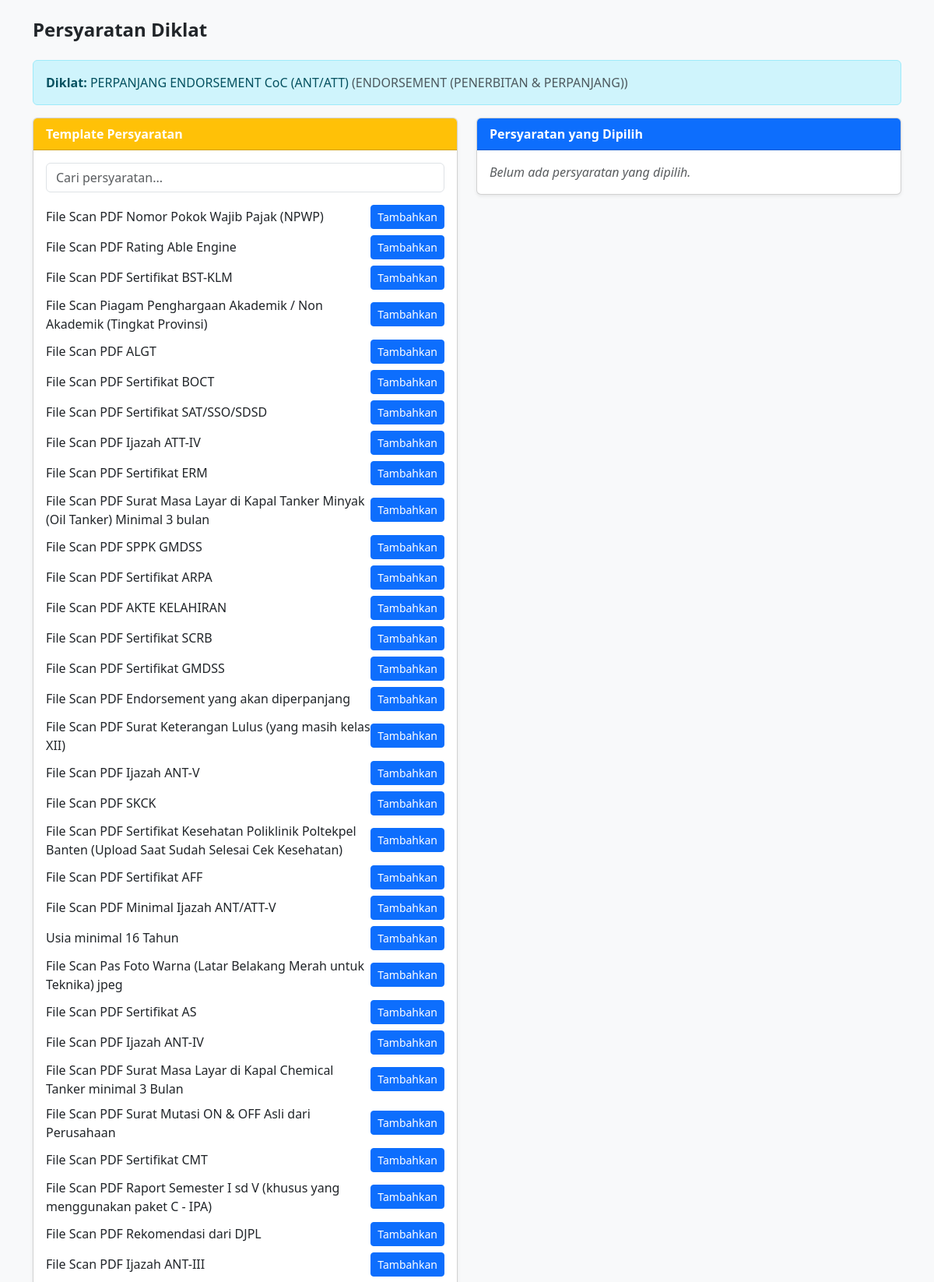
Page /Diklat/persyaratan/13-58654-97 (upper part) on the committed database.
### tables this page shows
CREATE TABLE `scre_diklat` (
  `id` varchar(15) NOT NULL,
  `jenis_diklat_id` varchar(15) NOT NULL,
  `kode_diklat` varchar(50) NOT NULL,
  `nama_diklat` varchar(250) NOT NULL,
  `is_exist` int(1) NOT NULL DEFAULT '1',
  `check_kesehatan` tinyint(5) NOT NULL DEFAULT '1'
);

CREATE TABLE `scre_jenis_diklat` (
  `id` varchar(15) NOT NULL,
  `jenis_diklat` varchar(100) NOT NULL,
  `category` varchar(5) NOT NULL,
  `is_exist` tinyint(1) NOT NULL,
  `sorting` tinyint(4) NOT NULL DEFAULT '0'
);

CREATE TABLE `scre_persyaratan` (
  `id` varchar(15) NOT NULL,
  `persyaratan` text NOT NULL,
  `jenis_persyaratan` int(5) NOT NULL
);

### application/controllers/Diklat.php (called while the page is built, shortened)
<?php
class Diklat extends CI_Controller
{
	public function __construct()
	{
		$this->load->model('Diklat_model');
		$this->load->model('Persyaratan_model');
		$this->load->library('form_validation');
		$this->load->model('DiklatTahun_model');
	}
	public function persyaratan($id)
	{
		$this->load->model('Diklat_model');
		$this->load->model('Persyaratan_model');
		$diklat = $this->Diklat_model->get_detail_by_id($id);
		$data['diklat_id'] = $id;
		$data['diklat_nama'] = $diklat->nama_diklat;
		$data['jenis_diklat'] = str_replace('-', ' ', $diklat->jenis_diklat);
		$data['template_persyaratan'] = $this->Persyaratan_model->get_template_belum_dipilih($id);
		$data['persyaratan_dipilih'] = $this->Persyaratan_model->get_selected_by_diklat($id);
		$this->load->view('diklat/Persyaratan_view', $data);
	}
}

### index.php (called while the page is built, shortened)
<?php
require_once BASEPATH.'core/CodeIgniter.php';

### application/models/Diklat_model.php (called while the page is built, shortened)
<?php
class Diklat_model extends CI_Model
{
    public function get_detail_by_id($id)
    {
        $this->db->select('d.*, j.jenis_diklat');
        $this->db->from('scre_diklat d');
        $this->db->join('scre_jenis_diklat j', 'j.id = d.jenis_diklat_id', 'left');
        $this->db->where('d.id', $id);
        return $this->db->get()->row();
    }
}

### application/models/Persyaratan_model.php (called while the page is built, shortened)
<?php
class Persyaratan_model extends CI_Model
{
    public function get_selected_by_diklat($diklat_id)
    {
        $this->db->select('sp.id, sp.persyaratan');
        $this->db->from('scre_diklat_persyaratan sdp');
        $this->db->join('scre_persyaratan sp', 'sdp.persyaratan_id = sp.id');
        $this->db->where('sdp.diklat_id', $diklat_id);
        return $this->db->get()->result();
    }
    public function get_template_belum_dipilih($diklat_id)
    {
        $this->db->select('*');
        $this->db->from('scre_persyaratan');
        $this->db->where("id NOT IN (SELECT persyaratan_id FROM scre_diklat_persyaratan WHERE diklat_id = '$diklat_id')", NULL, FALSE);
        return $this->db->get()->result();
    }
}

### application/views/diklat/Persyaratan_view.php (the view, shortened to what this page needs)
<!DOCTYPE html>
<html lang="id">
<head>
    <link href="https://cdn.jsdelivr.net/npm/bootstrap@5.3.3/dist/css/bootstrap.min.css" rel="stylesheet">
</head>
<body class="bg-light">
<div class="container py-4">
    <h4 class="mb-4 fw-bold">Persyaratan Diklat</h4>
    <div class="alert alert-info">
        <strong>Diklat:</strong> <?= $diklat_nama ?> <span class="text-muted">(<?= $jenis_diklat ?>)</span>
    </div>
    <div class="row">
        <div class="col-md-6">
            <div class="card shadow-sm mb-4">
                <div class="card-header bg-warning text-white fw-semibold">Template Persyaratan</div>
                <div class="card-body">
                    <input type="text" id="searchTemplate" class="form-control mb-3" placeholder="Cari persyaratan...">
                    <div id="listTemplate">
                        <?php foreach ($template_persyaratan as $p): ?>
                            <div class="template-item d-flex justify-content-between align-items-center mb-2" id="item-<?= $p->id ?>">
                                <span class="persyaratan-text"><?= $p->persyaratan ?></span>
                                <button class="btn btn-sm btn-primary btn-tambah" data-id="<?= $p->id ?>">Tambahkan</button>
                            </div>
                        <?php endforeach; ?>
                    </div>
                </div>
            </div>
        </div>
        <div class="col-md-6">
            <div class="card shadow-sm mb-4">
                <div class="card-header text-white fw-semibold bg-primary">Persyaratan yang Dipilih</div>
                <div class="card-body" id="listDipilih">
                    <?php if (empty($persyaratan_dipilih)): ?>
                        <div class="text-muted fst-italic">Belum ada persyaratan yang dipilih.</div>
                    <?php endif; ?>
                </div>
            </div>
        </div>
    </div>
</div>
</body>
</html>

### rows in the picture
scre_diklat: nama_diklat "PERPANJANG ENDORSEMENT CoC (ANT/ATT)", scre_jenis_diklat.jenis_diklat "ENDORSEMENT (PENERBITAN & PERPANJANG)"
scre_persyaratan: persyaratan "File Scan PDF Nomor Pokok Wajib Pajak (NPWP)"
scre_persyaratan: persyaratan "File Scan PDF Rating Able Engine"
scre_persyaratan: persyaratan "File Scan PDF Sertifikat BST-KLM"
scre_persyaratan: persyaratan "File Scan Piagam Penghargaan Akademik / Non Akademik (Tingkat Provinsi)"
scre_persyaratan: persyaratan "File Scan PDF ALGT"
scre_persyaratan: persyaratan "File Scan PDF Sertifikat BOCT"
scre_persyaratan: persyaratan "File Scan PDF Sertifikat SAT/SSO/SDSD"
scre_persyaratan: persyaratan "File Scan PDF Ijazah ATT-IV"
scre_persyaratan: persyaratan "File Scan PDF Sertifikat ERM"
scre_persyaratan: persyaratan "File Scan PDF Surat Masa Layar di Kapal Tanker Minyak (Oil Tanker) Minimal 3 bulan"
scre_persyaratan: persyaratan "File Scan PDF SPPK GMDSS"
scre_persyaratan: persyaratan "File Scan PDF Sertifikat ARPA"
scre_persyaratan: persyaratan "File Scan PDF AKTE KELAHIRAN"
scre_persyaratan: persyaratan "File Scan PDF Sertifikat SCRB"
scre_persyaratan: persyaratan "File Scan PDF Sertifikat GMDSS"
scre_persyaratan: persyaratan "File Scan PDF Endorsement yang akan diperpanjang"
scre_persyaratan: persyaratan "File Scan PDF Surat Keterangan Lulus (yang masih kelas XII)"
scre_persyaratan: persyaratan "File Scan PDF Ijazah ANT-V"
scre_persyaratan: persyaratan "File Scan PDF SKCK"
scre_persyaratan: persyaratan "File Scan PDF Sertifikat Kesehatan Poliklinik Poltekpel Banten (Upload Saat Sudah Selesai Cek Kesehatan)"
scre_persyaratan: persyaratan "File Scan PDF Sertifikat AFF"
scre_persyaratan: persyaratan "File Scan PDF Minimal Ijazah ANT/ATT-V"
scre_persyaratan: persyaratan "Usia minimal 16 Tahun"
scre_persyaratan: persyaratan "File Scan Pas Foto Warna (Latar Belakang Merah untuk Teknika) jpeg"
scre_persyaratan: persyaratan "File Scan PDF Sertifikat AS"
scre_persyaratan: persyaratan "File Scan PDF Ijazah ANT-IV"
scre_persyaratan: persyaratan "File Scan PDF Surat Masa Layar di Kapal Chemical Tanker minimal 3 Bulan"
scre_persyaratan: persyaratan "File Scan PDF Surat Mutasi ON & OFF Asli dari Perusahaan"
scre_persyaratan: persyaratan "File Scan PDF Sertifikat CMT"
scre_persyaratan: persyaratan "File Scan PDF Raport Semester I sd V (khusus yang menggunakan paket C - IPA)"
scre_persyaratan: persyaratan "File Scan PDF Rekomendasi dari DJPL"
scre_persyaratan: persyaratan "File Scan PDF Ijazah ANT-III"
